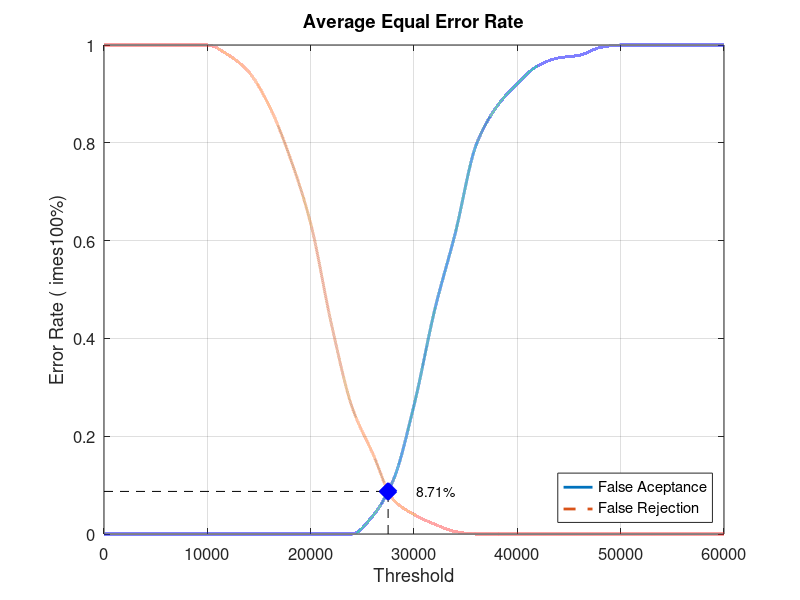
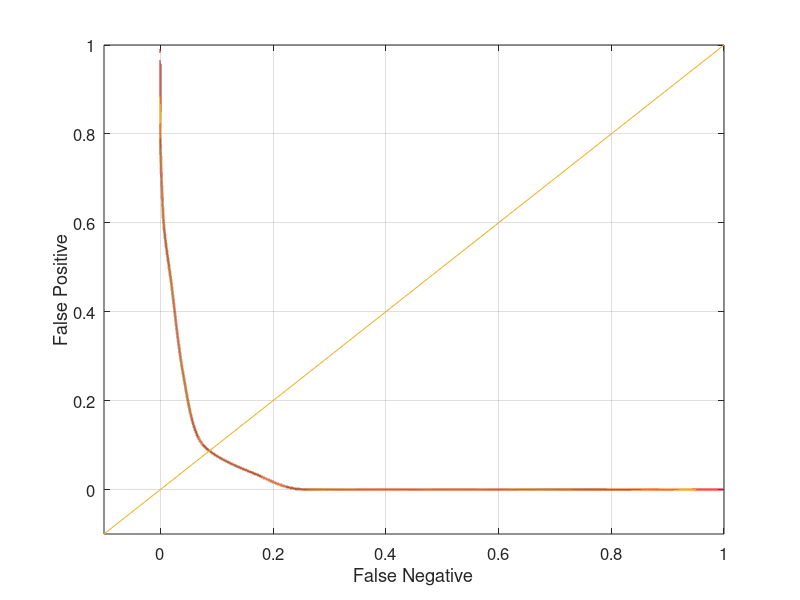

Source code (MATLAB) for these figures, in order:
close all;
clear;
clc;
x = 0:2000:60000;
xq = 0:0.5:60000;

y0 = [0 0 0 0 0 0 0 0 0 0 0 0 0 0.0368421 0.110526 0.263158 0.457895 0.615789 0.794737 0.873684 0.921053 0.957895 0.973684 0.978947 0.994737 1 1 1 1 1 1]
yy0 = interp1(x, y0, xq, 'pchip');
y1 = [1 1 1 1 1 1 0.98 0.945 0.875 0.77 0.635 0.43 0.26 0.165 0.07 0.04 0.02 0.005 0 0 0 0 0 0 0 0 0 0 0 0 0]
yy1 = interp1(x, y1, xq, 'pchip');

% Calculating EER: 
y2 = abs(y0 - y1);
find(y2 == min(y2))
yy2 = abs(yy0 - yy1);
xEER = find(yy2 == min(yy2));
xEERIndex = xq(xEER) % X-axis EER
yEER = yy0(xEER) % Y-axis EER

main = figure
plot(xq, yy0,'-','LineWidth', 2);	hold on
plot(xq, yy1,'--','LineWidth', 2);	hold on
plot([xEERIndex xEERIndex], [0 yEER], 'k--');	hold on
plot([0 xEERIndex], [yEER yEER], 'k--');	hold on
plot(xEERIndex, yEER, 'bx', 'LineWidth', 10);	hold on
text(xEERIndex + 10 * xEERIndex / 100, yEER, [num2str(round((10000 * yEER)) / 100) '%'])
legend('False Aceptance', 'False Rejection', 'Location', 'SouthEast')
xlabel('Threshold')
ylabel('Error Rate (	imes100%)')
title('Average Equal Error Rate')
set(gca, 'FontSize', 12)
axis([0 60000 0 1])
grid on

print(main, 'Database5_1Main', '-dpng');
FNRxFPR = figure('Color', [1 1 1]);
plot(yy1, yy0, '-', yy1, yy0, 'LineWidth', 2);
hold on
y = -0.1:0.1:1
plot(y, y); 
set(gca, 'FontSize', 12)
xlabel('False Negative')
ylabel('False Positive')
axis([-0.1 1 -0.1 1])
set(gca, 'FontSize', 12)
grid on

print(FNRxFPR, 'Database5_1FNRxFPR','-dpng');
